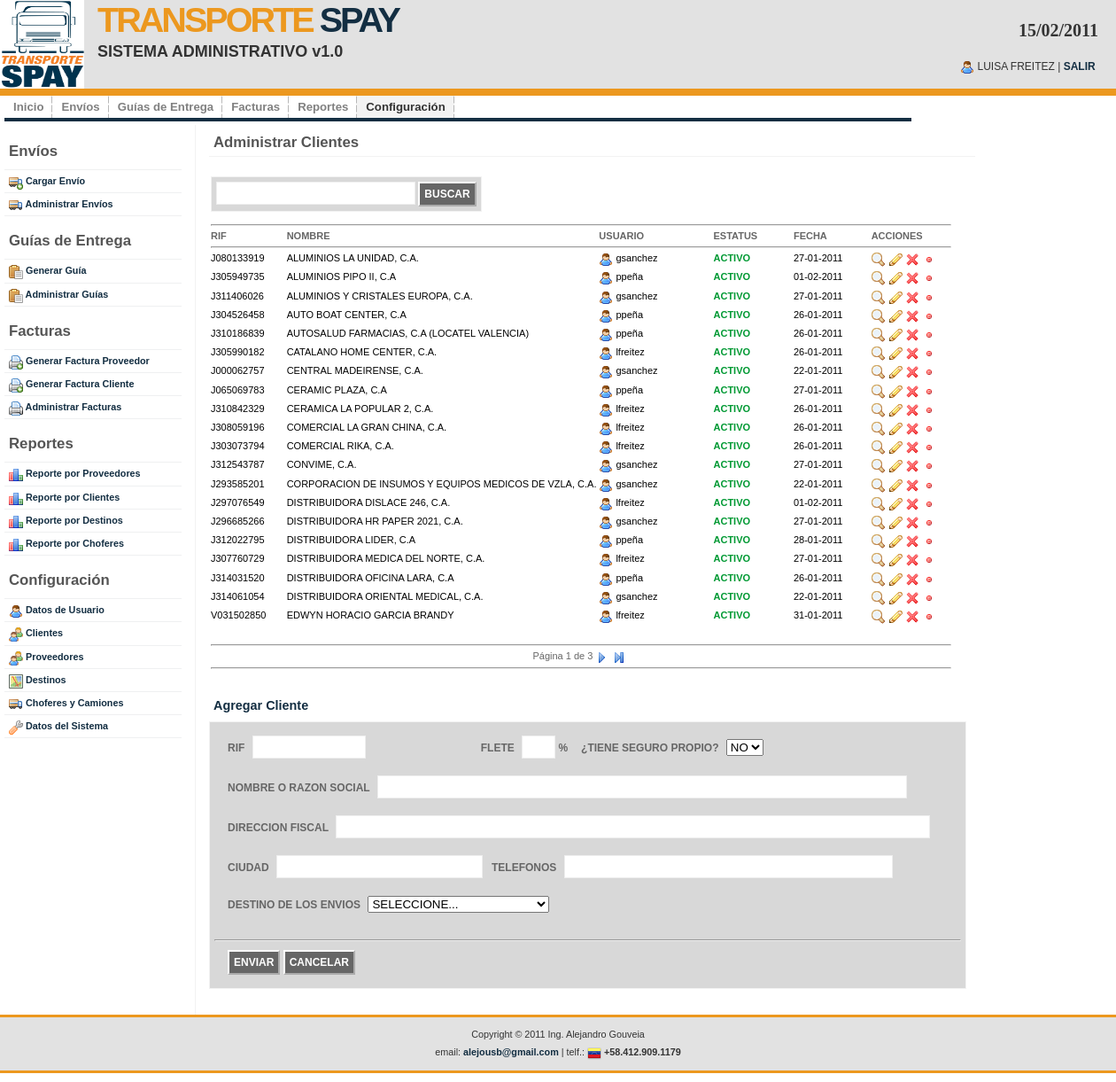
Before: /adm_clientes.php (signed in) with the older database file.
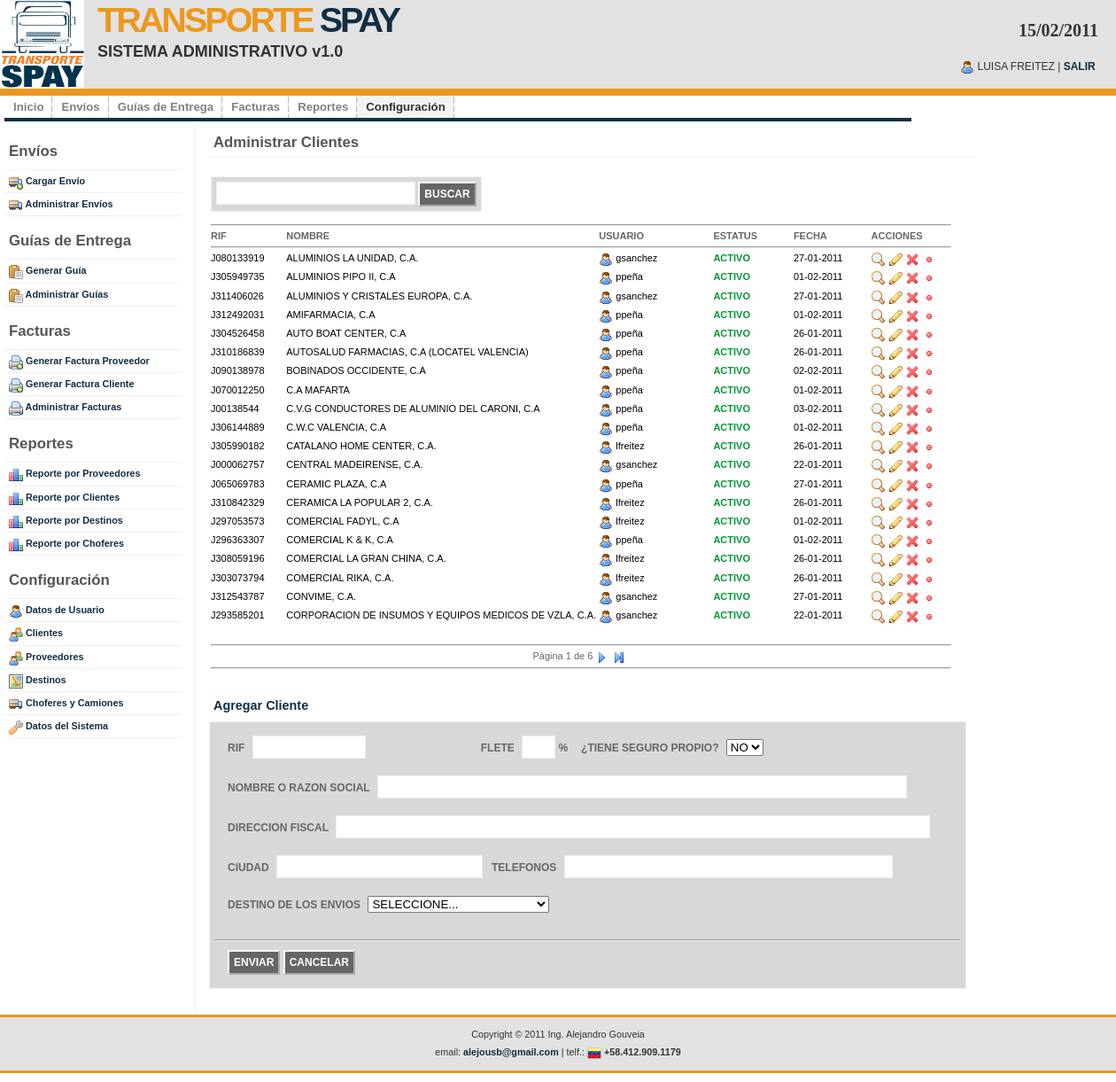
After: the same page with the newer database file.
### tables this page shows
CREATE TABLE IF NOT EXISTS `ts_cliente` (
  `id` int(10) NOT NULL AUTO_INCREMENT,
  `rif` varchar(200) NOT NULL,
  `nombre` varchar(200) NOT NULL,
  `direccion` text,
  `ciudad` varchar(200) NOT NULL,
  `telefono` varchar(200) NOT NULL,
  `id_destino` int(10) NOT NULL,
  `flete` float DEFAULT NULL,
  `seguro` char(1) NOT NULL,
  `ind_activo` int(1) NOT NULL,
  `fecha_creacion` date NOT NULL,
  `fecha_modificacion` date DEFAULT NULL,
  `id_usuario` int(10) DEFAULT NULL,
  PRIMARY KEY (`id`)
);

CREATE TABLE IF NOT EXISTS `ts_usuario` (
  `id` int(10) NOT NULL AUTO_INCREMENT,
  `login` varchar(100) NOT NULL,
  `password` varchar(100) NOT NULL,
  `nombre` varchar(200) NOT NULL,
  `email` varchar(200) NOT NULL,
  `ind_activo` int(1) NOT NULL,
  `fecha_creacion` date NOT NULL,
  `fecha_modificacion` date DEFAULT NULL,
  `fecha_ultimo_login` date DEFAULT NULL,
  `id_usuario` int(10) DEFAULT NULL,
  PRIMARY KEY (`id`)
);

CREATE TABLE IF NOT EXISTS `ts_config` (
  `id` int(10) NOT NULL AUTO_INCREMENT,
  `parametro` varchar(200) NOT NULL,
  `codigo` int(10) NOT NULL,
  `valor` varchar(200) NOT NULL,
  `ind_activo` int(1) NOT NULL,
  `fecha_creacion` date NOT NULL,
  `fecha_modificacion` date DEFAULT NULL,
  `id_usuario` int(10) DEFAULT NULL,
  PRIMARY KEY (`id`)
);

### adm_clientes.php (the view, shortened to what the changed rows need)
<?php include("inc_conectarse.php"); ?>
<?php include("inc_functions.php"); ?>
<!DOCTYPE html PUBLIC "-//W3C//DTD XHTML 1.0 Strict//EN" "http://www.w3.org/TR/xhtml1/DTD/xhtml1-strict.dtd">
<html xmlns="http://www.w3.org/1999/xhtml" xml:lang="en" lang="en">
<?php include("inc_metadata.php"); ?>
<body>
<?php include("inc_header.php"); ?>
<div id="wrap">
	<div id="content-wrap">
			<?php include("inc_sidebar.php"); ?>
	  		<div id="main">
				<h1>Administrar Clientes</h1>
					<table style="padding-left:10px; font-size:11px" width="850px">
                		<?php
						$rowsPerPage = getRowsPerPage($link);
						$page = getPage();
						$offset = ($page - 1) * $rowsPerPage;
						$query = "SELECT c.*, u.login
						            FROM ts_cliente c, ts_usuario u
						           WHERE c.id_usuario = u.id
						             AND c.ind_activo < 2 ";
						$query .= " ORDER BY c.nombre ";
						$result = obtenerResultset($link,$query);
						$lastPage = ceil(numeroRegistros($result)/$rowsPerPage);
						$query .= "LIMIT $offset, $rowsPerPage";
						$result = obtenerResultset($link,$query);
						while ($row = obtenerRegistro($result)) {
							$inactiva = false;
 						?>
          				<tr style="color: #000">
                			<td <?php if($inactiva) {?> style="color:#999;" <?php } ?>>
								<?php echo $row->rif; ?>
                    		</td>
                			<td <?php if($inactiva) {?> style="color:#999;" <?php } ?>>
								<?php echo $row->nombre; ?>
                    		</td>
                    		<td <?php if($inactiva) {?> style="color:#999;" <?php } ?>>
								<img src="images/icons/user.png" align="texttop" border="0" /> <?php echo $row->login; ?>
                    		</td>
                    		<td>
								<?php
									if($inactiva) {
										echo "<span style='color:#F00; font-weight:bold;'>INACTIVO</span>";
									}
									else {
										echo "<span style='color:#093; font-weight:bold;'>ACTIVO</span>";
									}
								?>
                    		</td>
                    		<td align="left" <?php if($inactiva) {?> style="color:#999;" <?php } ?>>
								<?php echo date("d-m-Y", strtotime($row->fecha_modificacion)); ?>
                  			</td>
                            <td align="left">
                                <a href="adm_consultar_cliente.php?id=<?php echo $row->id; ?>" title="Consultar">
                                	<img src="images/icons/zoom.png" align="texttop" border="0" />
                           		</a>
                            	<a href="adm_clientes.php?action=Modificar&id=<?php echo $row->id; ?>" title="Modificar">
                                	<img align="texttop" src="images/icons/pencil.png" border="0" />
                               	</a>
                                <a href="adm_clientes.php?action=Eliminar&id=<?php echo $row->id; ?>" title="Eliminar">
                                	<img src="images/icons/cross.png" align="texttop" border="0"
                                     onclick="javascript:return confirm('Esta seguro que desea eliminar?');" />
                           		</a>
                               	<?php if($inactiva) { ?>
                            	<a href="adm_clientes.php?action=Activar&id=<?php echo $row->id; ?>" title="Activar">
                                	<img align="texttop" src="images/icons/bullet_green.png" border="0" />
                               	</a>
                               	<?php } else { ?>
                            	<a href="adm_clientes.php?action=Inactivar&id=<?php echo $row->id; ?>" title="Inactivar">
                                	<img align="texttop" src="images/icons/bullet_red.png" border="0" />
                               	</a>
                               	<?php } ?>
                            </td>
            			</tr>
						<?php } ?>
                        <tr>
                        	<td colspan="11" align="center">
                            <?php printPaginationNavigation($page,$lastPage); ?>
                            </td>
                        </tr>
          			</table>
                <br />
	  		</div>
	</div>
</div>
</body>
</html>

### inc_functions.php (shortened to what the changed rows need)
<?php
	function getPage() {
		if(isset($_GET["page"])) {
			return $_GET["page"];
		}
		else {
			return 1;
		}
	}
	function getRowsPerPage($link) {
		$query = "SELECT valor FROM ts_config WHERE parametro='ROWS_PER_PAGE'";
		$result = mysql_query($query,$link);
		while ($row = mysql_fetch_object($result)) {
			return $row->valor;
		}
		return 0;
	}
	function printPaginationNavigation($page,$lastPage) {
		if($lastPage==0) {
			echo "P&aacute;gina ".$lastPage." de ".$lastPage."&nbsp;";
		}
		else {
			echo "P&aacute;gina ".$page." de ".$lastPage."&nbsp;";
		}
		if($page < $lastPage) {
			$string =  "<a href='".$_SERVER['PHP_SELF']."?page=".($page+1)."' title='Siguiente'>";
			$string .= "<img align='texttop' src='images/icons/resultset_next.png' border='0' />";
			$string .= "</a>&nbsp;";
			$string .=  "<a href='".$_SERVER['PHP_SELF']."?page=".$lastPage."' title='&Uacute;ltima P&aacute;gina'>";
			$string .= "<img align='texttop' src='images/icons/resultset_last.png' border='0' />";
			$string .= "</a>&nbsp;";
			echo $string;
		}
	}
	function obtenerResultset($link, $query) {
		return mysql_query($query,$link);
	}
	function obtenerRegistro($result) {
		return mysql_fetch_object($result);
	}
?>

Changed rows visible on the page:
no longer on this page (row unchanged): ts_cliente: rif "J297076549", nombre "DISTRIBUIDORA DISLACE 246, C.A.", ts_usuario.login "lfreitez", fecha_modificacion "01-02-2011"
no longer on this page (row unchanged): ts_cliente: rif "J296685266", nombre "DISTRIBUIDORA HR PAPER 2021, C.A.", ts_usuario.login "gsanchez", fecha_modificacion "27-01-2011"
no longer on this page (row unchanged): ts_cliente: rif "J312022795", nombre "DISTRIBUIDORA LIDER, C.A", ts_usuario.login "ppeña", fecha_modificacion "28-01-2011"
no longer on this page (row unchanged): ts_cliente: rif "J307760729", nombre "DISTRIBUIDORA MEDICA DEL NORTE, C.A.", ts_usuario.login "lfreitez", fecha_modificacion "27-01-2011"
no longer on this page (row unchanged): ts_cliente: rif "J314031520", nombre "DISTRIBUIDORA OFICINA LARA, C.A", ts_usuario.login "ppeña", fecha_modificacion "26-01-2011"
no longer on this page (row unchanged): ts_cliente: rif "J314061054", nombre "DISTRIBUIDORA ORIENTAL MEDICAL, C.A.", ts_usuario.login "gsanchez", fecha_modificacion "22-01-2011"
no longer on this page (row unchanged): ts_cliente: rif "V031502850", nombre "EDWYN HORACIO GARCIA BRANDY", ts_usuario.login "lfreitez", fecha_modificacion "31-01-2011"
added ts_cliente: rif "J312492031", nombre "AMIFARMACIA, C.A", ts_usuario.login "ppeña", fecha_modificacion "01-02-2011"
added ts_cliente: rif "J090138978", nombre "BOBINADOS OCCIDENTE, C.A", ts_usuario.login "ppeña", fecha_modificacion "02-02-2011"
added ts_cliente: rif "J070012250", nombre "C.A MAFARTA", ts_usuario.login "ppeña", fecha_modificacion "01-02-2011"
added ts_cliente: rif "J00138544", nombre "C.V.G CONDUCTORES DE ALUMINIO DEL CARONI, C.A", ts_usuario.login "ppeña", fecha_modificacion "03-02-2011"
added ts_cliente: rif "J306144889", nombre "C.W.C VALENCIA, C.A", ts_usuario.login "ppeña", fecha_modificacion "01-02-2011"
added ts_cliente: rif "J297053573", nombre "COMERCIAL FADYL, C.A", ts_usuario.login "lfreitez", fecha_modificacion "01-02-2011"
added ts_cliente: rif "J296363307", nombre "COMERCIAL K & K, C.A", ts_usuario.login "ppeña", fecha_modificacion "01-02-2011"
computed for ts_config: valor "3" → "6"
